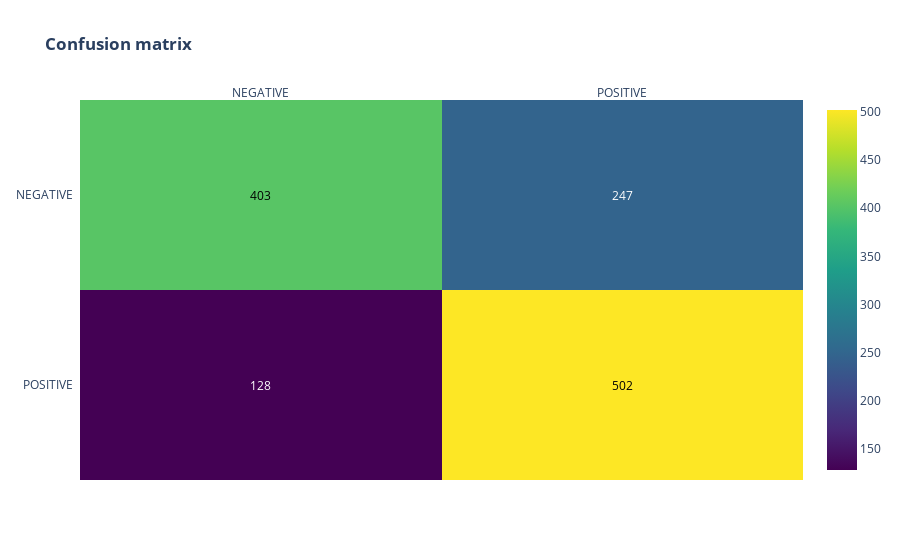

Notebook code for this chart:
### Code cell
target_names = ['NEGATIVE', 'POSITIVE']
print(classification_report(labels_val, y_pred_label, target_names=target_names))
print("ROC AUC score : ", round(roc_auc_score(labels_val, y_pred_label), 3))
print("Average Precision score : ", round(average_precision_score(labels_val, y_pred_label), 3),)
conf_matrix(metrics.confusion_matrix(labels_val, y_pred_label))

### Figure 1 — Plotly figure (JSON) as saved in the notebook; plotly's stock layout.template omitted (floating-point values rounded to 4 significant figures)
{"data": [{"colorscale": [[0, "#440154"], [0.1111, "#482878"], [0.2222, "#3e4989"], [0.3333, "#31688e"], [0.4444, "#26828e"], [0.5556, "#1f9e89"], [0.6667, "#35b779"], [0.7778, "#6ece58"], [0.8889, "#b5de2b"], [1, "#fde725"]], "reversescale": false, "showscale": true, "type": "heatmap", "x": ["NEGATIVE", "POSITIVE"], "y": ["POSITIVE", "NEGATIVE"], "z": [[128, 502], [403, 247]]}], "layout": {"annotations": [{"font": {"color": "#FFFFFF"}, "showarrow": false, "text": "128", "x": "NEGATIVE", "xref": "x", "y": "POSITIVE", "yref": "y"}, {"font": {"color": "#000000"}, "showarrow": false, "text": "502", "x": "POSITIVE", "xref": "x", "y": "POSITIVE", "yref": "y"}, {"font": {"color": "#000000"}, "showarrow": false, "text": "403", "x": "NEGATIVE", "xref": "x", "y": "NEGATIVE", "yref": "y"}, {"font": {"color": "#FFFFFF"}, "showarrow": false, "text": "247", "x": "POSITIVE", "xref": "x", "y": "NEGATIVE", "yref": "y"}], "autosize": true, "title": {"text": "<b>Confusion matrix</b>"}, "xaxis": {"autorange": true, "dtick": 1, "gridcolor": "rgb(0, 0, 0)", "range": [-0.5, 1.5], "side": "top", "ticks": "", "type": "category"}, "yaxis": {"autorange": true, "dtick": 1, "range": [-0.5, 1.5], "ticks": "", "ticksuffix": "  ", "type": "category"}}}
